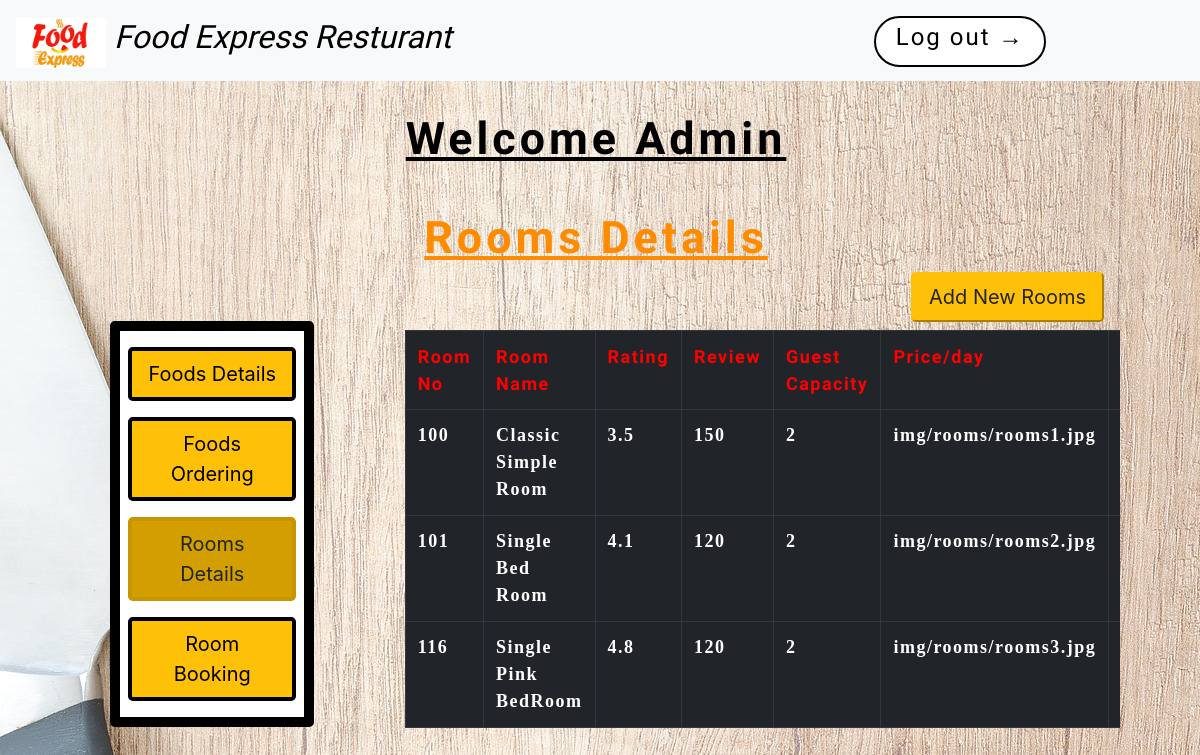
The page /RoomDetails.php on the database its author committed.
### tables this page shows
CREATE TABLE `rooms` (
  `ROOM_NO` int(10) UNSIGNED NOT NULL,
  `ROOM_NAME` varchar(30) NOT NULL,
  `RATING` decimal(5,1) NOT NULL,
  `REVIEWS` int(10) DEFAULT NULL,
  `GUEST_CAPACITY` int(10) DEFAULT NULL,
  `ROOM_PIC` varchar(100) NOT NULL,
  `PRICE` int(10) NOT NULL
);

### RoomDetails.php (the view, shortened to what this page needs)
 <?php
      include_once('Database/connection.php');
  ?>
<!DOCTYPE html>
<html class="no-js" lang="en">
    <head>
          <link rel="stylesheet" href="https://maxcdn.bootstrapcdn.com/bootstrap/4.1.3/css/bootstrap.min.css">
          <link rel="stylesheet" href="https://cdnjs.cloudflare.com/ajax/libs/font-awesome/4.7.0/css/font-awesome.min.css">
    </head>
    <body>
       <nav class="navbar navbar-expand-md navbar-light bg-light  fixed-top">
          <div class="d-flex w-100 order-0">
        <div class="w-100">
        <a class="navbar-brand  ">
        <img  src="img/Foodlogo.jpg"  width="90" height="50"  alt="" /><i class="NewFontTitle ml-2 ">Food Express Resturant</i></a>
        </div>
        <span class="w-100"></span>
        <span class="w-100">
         <a class="btn btn-primary ml-5 mt-2 btn-sytle newfont" href="#orerNow" role="button"><strong><h4>Log out &rarr;</h4></strong> </a>
        </span>
        </div>
        </nav>
                  <div style="margin-top: 7em;" >
              <h1 class="text-center" style="font-size: 2.8em; color: black " >Welcome Admin </h1>
              <h1  class="text-center" style="font-size: 2.8em; color: darkorange; margin-top: 1em; " >Rooms Details</h1>
            </div>
          <div class="row">
            <div class="col-md-4 ">
          <div class="container ml-5">
          <div class="modal-dialog text-center" >
            <div class="row">
              <div class="col-md-12">
          <div class="col-md-9  " >
              <div class="modal-content ">
                  <a href="Foodetails.php" class="btn-warning    btn-lg mb-3 mt-3 ml-2 mr-2 fooddeatils">Foods Details</a>
                  <a href="FoodOrders.php" class="btn-warning  btn-lg mb-3 ml-2 mr-2" >Foods Ordering</a>
                  <a href="RoomDetails.php" class="btn-warning  active btn-lg mb-3 ml-2 mr-2" >Rooms Details</a>
                  <a href="Booking.php" class="btn-warning  btn-lg mb-3 ml-2 mr-2" >Room Booking</a>
                </div>
            </div>
          </div>
        </div>
      </div>
    </div>
    </div>
    <div class="col-md-8 ">
             <div class="myText">
              <button  class="mb-2  btn-warning  btn-lg mr-3 float-right" data-toggle="modal" data-target="#myModal">Add New Rooms</button>
              <div class="table-responsive ">
                  <table class="table table-bordered table-dark table-info table-hover  ">
                    <tr>
                      <th width="9%"> Room No</th>
                      <th width="35%"> Room Name</th>
                      <th width="5%"> Rating</th>
                      <th width="5%"> Review</th>
                      <th width="13%"> Guest Capacity</th>
                      <th width="10%"> Price/day</th>
                      <th width="10%"> Room Image</th>
                    </tr>
                      <?php
                      $sql = "SELECT * FROM rooms ORDER BY ROOM_NO ASC ";
                      $res = mysqli_query($conn,$sql);
                  if( mysqli_num_rows($res) > 0 ){
                      while($r=mysqli_fetch_assoc($res)){
                      ?>
                        <?php
                      echo "<tr>";
                      echo "<td> <strong>".$r['ROOM_NO']."</strong></td>";
                      echo "<td> <strong>".$r['ROOM_NAME']."</strong> </td>";
                      echo "<td> <strong>".$r['RATING']."</strong> </td>";
                      echo "<td> <strong>".$r['REVIEWS']."</strong></td>";
                      echo "<td> <strong>".$r['GUEST_CAPACITY']."</strong></td>";
                      echo "<td> <strong>".$r['ROOM_PIC']."</strong></td>";
                      echo "<td> <strong>".$r['PRICE']."</strong></td>";
                      ?>
                        </a></td><?php
                      echo "<tr>";
                      }
                      } ?>
                  </table>
                </div>
             </div>
    </div>
</body>
</html>

### RoomDetails.php (style rules this page uses)
body { background-image: url("img/BG2.jpg"); padding-left: 2em; padding-right: 5em; background-attachment: fixed; background-image: cover; }
.NewFontTitle { font-family: "akronim"; color: black; font-size: 2rem; }
.newfont { font-family: "Akronim"; font-weight: bold; font-size: 20px; letter-spacing: 2px; }
.btn-sytle { border: 2px solid black; border-radius: 30px; background-color: white; color: black; padding: 5px 20px; font-size: 16px; cursor: pointer; }
h1 { text-align: left; font-family: "Akronim"; font-weight: bold; letter-spacing: 4px; text-decoration: underline; color: black; margin-left: 40px; }
.modal-content { box-sizing: border-box; width: 100%; border: 10px solid black; margin-top: 10%; }
.modal-content a { color: black; border: 4px solid black; }
.table th { font-family: "Akronim"; letter-spacing: 1.5px; font-size: 18px; color: red; }
.table td { font-family: "Akronim2"; letter-spacing: 1.5px; font-size: 18px; }

### rows shown on the page
rooms: ROOM_NO "100", ROOM_NAME "Classic Simple Room", RATING "3.5", REVIEWS "150", GUEST_CAPACITY "2", ROOM_PIC "img/rooms/rooms1.jpg"
rooms: ROOM_NO "101", ROOM_NAME "Single Bed Room", RATING "4.1", REVIEWS "120", GUEST_CAPACITY "2", ROOM_PIC "img/rooms/rooms2.jpg"
rooms: ROOM_NO "116", ROOM_NAME "Single Pink BedRoom", RATING "4.8", REVIEWS "120", GUEST_CAPACITY "2", ROOM_PIC "img/rooms/rooms3.jpg"
